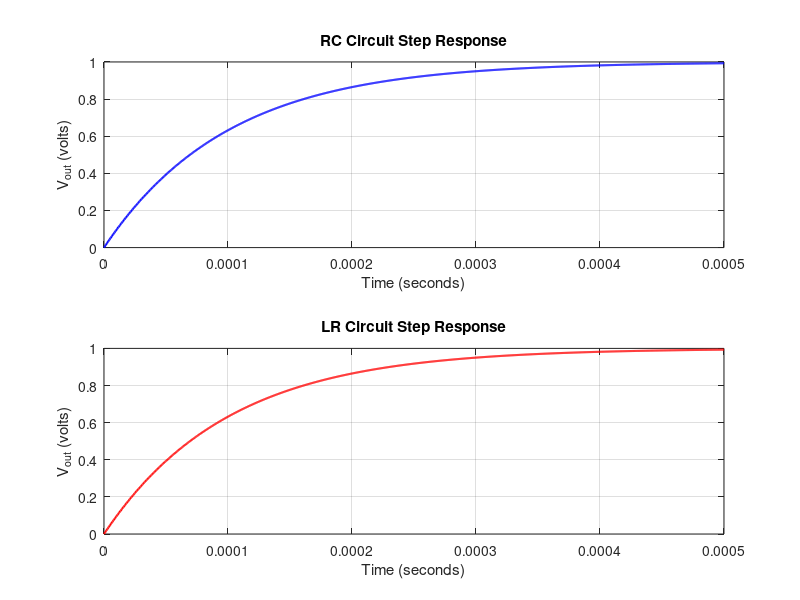

Write the MATLAB code that produced this figure.
%% Prelab 4: Simulate Vout(t)
% Oct 8th, 2024
% Bob Moriasi

% Given Values
R1 = 100;   % Ohms
R2 = 100;   % Ohms
C = 1e-6;   % Farads
L = 10e-3;  % Henrys
Vx = 1;     % Step input voltage (Volts)

% Time span
t = linspace(0, 5*max(R1*C, L/R2), 1000); 

% RC Circuit (Vout = Vx (1 - exp(-t/RC)))
tau_RC = R1 * C;
Vout_RC = Vx * (1 - exp(-t/tau_RC));

% LR Circuit (Vout = Vx (1 - exp(-t/(L/R))))
tau_LR = L / R2;
Vout_LR = Vx * (1 - exp(-t/tau_LR));

% Plotting results
figure;
subplot(2,1,1);
plot(t, Vout_RC, 'b', 'LineWidth', 1.5);
title('RC Circuit Step Response');
xlabel('Time (seconds)');
ylabel('V_{out} (volts)');
grid on;

subplot(2,1,2);
plot(t, Vout_LR, 'r', 'LineWidth', 1.5);
title('LR Circuit Step Response');
xlabel('Time (seconds)');
ylabel('V_{out} (volts)');
grid on;
